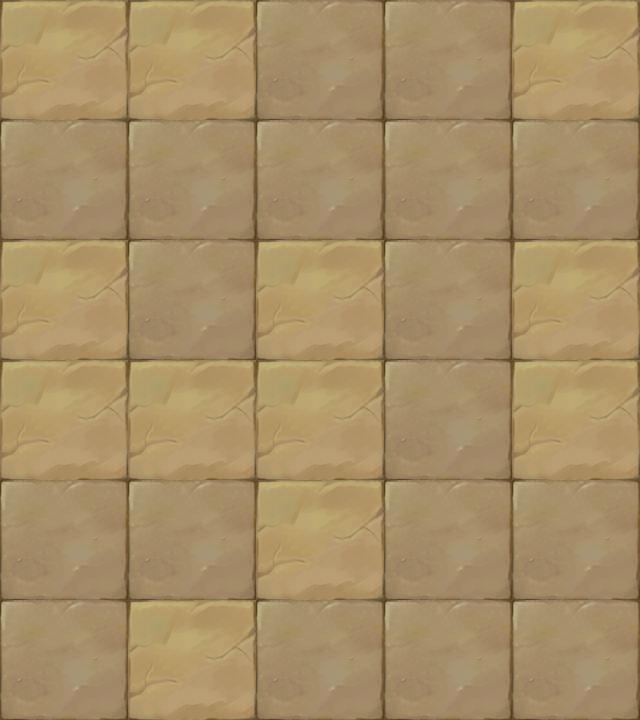

This game map was drawn from its Tiled (.tmx) file and the tilesets committed beside it. A one-line description and the trimmed map source follow:
An orthogonal 5x6 tile map with 128x120 px tiles, 1 tile layer (块层 1).

<map version="1.0" orientation="orthogonal" width="5" height="6" tilewidth="128" tileheight="120">
 <tileset firstgid="1" name="map028" tilewidth="128" tileheight="120">
  <image source="map028.png" width="256" height="120" />
 </tileset>
 <layer name="块层 1" width="5" height="6">
  <data>[30 cells, 30 non-empty, 2 distinct tile ids]</data>
 </layer>
</map>
